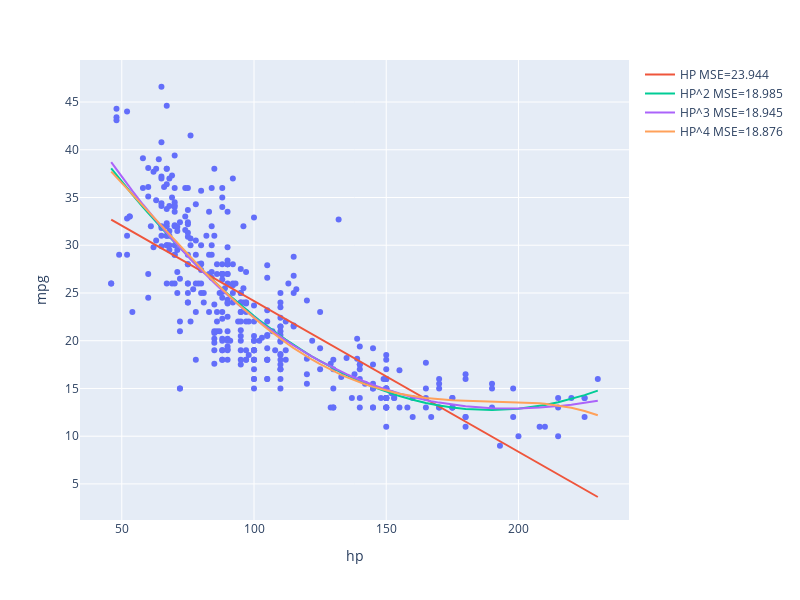

This figure's notebook cell:
### Code cell
fig = px.scatter(vehicles, x="hp", y="mpg", width=800, height=600)
fig.add_trace(go.Scatter(
    x=vehicles["hp"], y=hp_model_predictions, mode="lines", 
    name=f"HP MSE={np.round(mse(vehicles['mpg'], hp_model_predictions),3)}"))
fig.add_trace(go.Scatter(
    x=vehicles["hp"], y=hp2_model_predictions, mode="lines", 
    name=f"HP^2 MSE={np.round(mse(vehicles['mpg'], hp2_model_predictions),3)}"))
fig.add_trace(go.Scatter(
    x=vehicles["hp"], y=hp3_model_predictions, mode="lines", 
    name=f"HP^3 MSE={np.round(mse(vehicles['mpg'], hp3_model_predictions),3)}"))
fig.add_trace(go.Scatter(
    x=vehicles["hp"], y=hp4_model_predictions, mode="lines", 
    name=f"HP^4 MSE={np.round(mse(vehicles['mpg'], hp4_model_predictions),3)}"))

### Figure 1 — Plotly figure (JSON) as saved in the notebook; plotly's stock layout.template omitted (floating-point values rounded to 4 significant figures; data arrays with more than 128 entries replaced by an {"elided": "..."} marker saying what was removed)
{"data": [{"hovertemplate": "hp=%{x}<br>mpg=%{y}<extra></extra>", "legendgroup": "", "marker": {"color": "#636efa", "symbol": "circle"}, "mode": "markers", "name": "", "orientation": "v", "showlegend": false, "type": "scatter", "x": {"elided": "392 int values"}, "xaxis": "x", "y": {"elided": "392 float values"}, "yaxis": "y"}, {"mode": "lines", "name": "HP MSE=23.944", "type": "scatter", "x": {"elided": "392 int values"}, "y": {"elided": "392 float values"}}, {"mode": "lines", "name": "HP^2 MSE=18.985", "type": "scatter", "x": {"elided": "392 int values"}, "y": {"elided": "392 float values"}}, {"mode": "lines", "name": "HP^3 MSE=18.945", "type": "scatter", "x": {"elided": "392 int values"}, "y": {"elided": "392 float values"}}, {"mode": "lines", "name": "HP^4 MSE=18.876", "type": "scatter", "x": {"elided": "392 int values"}, "y": {"elided": "392 float values"}}], "layout": {"height": 600, "legend": {"tracegroupgap": 0}, "margin": {"t": 60}, "width": 800, "xaxis": {"anchor": "y", "domain": [0, 1], "title": {"text": "hp"}}, "yaxis": {"anchor": "x", "domain": [0, 1], "title": {"text": "mpg"}}}}
